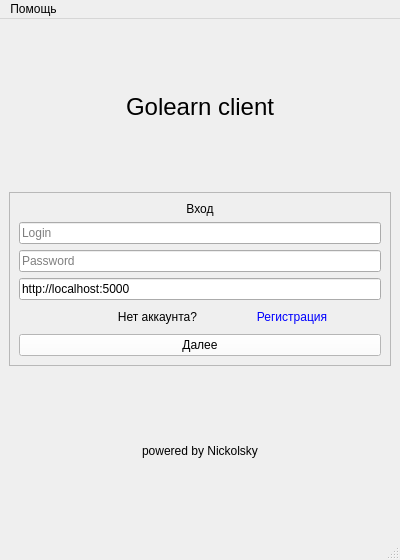
<?xml version="1.0" encoding="UTF-8"?>
<ui version="4.0">
 <class>MainWindow</class>
 <widget class="QMainWindow" name="MainWindow">
  <property name="geometry">
   <rect>
    <x>0</x>
    <y>0</y>
    <width>400</width>
    <height>560</height>
   </rect>
  </property>
  <property name="minimumSize">
   <size>
    <width>400</width>
    <height>560</height>
   </size>
  </property>
  <property name="windowTitle">
   <string>Golearn</string>
  </property>
  <widget class="QWidget" name="centralwidget">
   <layout class="QVBoxLayout" name="verticalLayout_2">
    <item>
     <widget class="QLabel" name="label_3">
      <property name="styleSheet">
       <string notr="true">font-size: 24px;</string>
      </property>
      <property name="text">
       <string>Golearn client</string>
      </property>
      <property name="alignment">
       <set>Qt::AlignCenter</set>
      </property>
     </widget>
    </item>
    <item>
     <widget class="QFrame" name="frame">
      <property name="minimumSize">
       <size>
        <width>311</width>
        <height>0</height>
       </size>
      </property>
      <property name="autoFillBackground">
       <bool>false</bool>
      </property>
      <property name="styleSheet">
       <string notr="true"/>
      </property>
      <property name="frameShape">
       <enum>QFrame::StyledPanel</enum>
      </property>
      <property name="frameShadow">
       <enum>QFrame::Raised</enum>
      </property>
      <layout class="QVBoxLayout" name="verticalLayout">
       <item>
        <widget class="QLabel" name="label">
         <property name="text">
          <string>Вход</string>
         </property>
         <property name="alignment">
          <set>Qt::AlignCenter</set>
         </property>
        </widget>
       </item>
       <item>
        <widget class="QLineEdit" name="lineLogin">
         <property name="placeholderText">
          <string>Login</string>
         </property>
        </widget>
       </item>
       <item>
        <widget class="QLineEdit" name="linePassword">
         <property name="placeholderText">
          <string>Password</string>
         </property>
        </widget>
       </item>
       <item>
        <widget class="QLineEdit" name="lineServer">
         <property name="text">
          <string>http://localhost:5000</string>
         </property>
         <property name="placeholderText">
          <string>http://server:5000</string>
         </property>
        </widget>
       </item>
       <item>
        <layout class="QHBoxLayout" name="horizontalLayout">
         <item>
          <widget class="QLabel" name="label_2">
           <property name="text">
            <string>Нет аккаунта?</string>
           </property>
           <property name="alignment">
            <set>Qt::AlignRight|Qt::AlignTrailing|Qt::AlignVCenter</set>
           </property>
           <property name="openExternalLinks">
            <bool>true</bool>
           </property>
          </widget>
         </item>
         <item>
          <widget class="QPushButton" name="regBtn">
           <property name="styleSheet">
            <string notr="true">color: blue;</string>
           </property>
           <property name="text">
            <string>Регистрация</string>
           </property>
           <property name="flat">
            <bool>true</bool>
           </property>
          </widget>
         </item>
        </layout>
       </item>
       <item>
        <widget class="QPushButton" name="nextBtn">
         <property name="styleSheet">
          <string notr="true">background-color: white;</string>
         </property>
         <property name="text">
          <string>Далее</string>
         </property>
         <property name="default">
          <bool>false</bool>
         </property>
        </widget>
       </item>
      </layout>
     </widget>
    </item>
    <item>
     <widget class="QLabel" name="label_4">
      <property name="styleSheet">
       <string notr="true">font-size: 12px;</string>
      </property>
      <property name="text">
       <string>powered by Nickolsky</string>
      </property>
      <property name="alignment">
       <set>Qt::AlignCenter</set>
      </property>
     </widget>
    </item>
   </layout>
  </widget>
  <widget class="QMenuBar" name="menubar">
   <property name="geometry">
    <rect>
     <x>0</x>
     <y>0</y>
     <width>400</width>
     <height>24</height>
    </rect>
   </property>
   <widget class="QMenu" name="menu">
    <property name="title">
     <string>Помощь</string>
    </property>
    <addaction name="actionGithub"/>
    <addaction name="actionNoAccess"/>
   </widget>
   <addaction name="menu"/>
  </widget>
  <widget class="QStatusBar" name="statusbar"/>
  <action name="actionGithub">
   <property name="text">
    <string>Github</string>
   </property>
  </action>
  <action name="actionNoAccess">
   <property name="text">
    <string>Нет доступа</string>
   </property>
  </action>
 </widget>
 <resources/>
 <connections/>
</ui>
